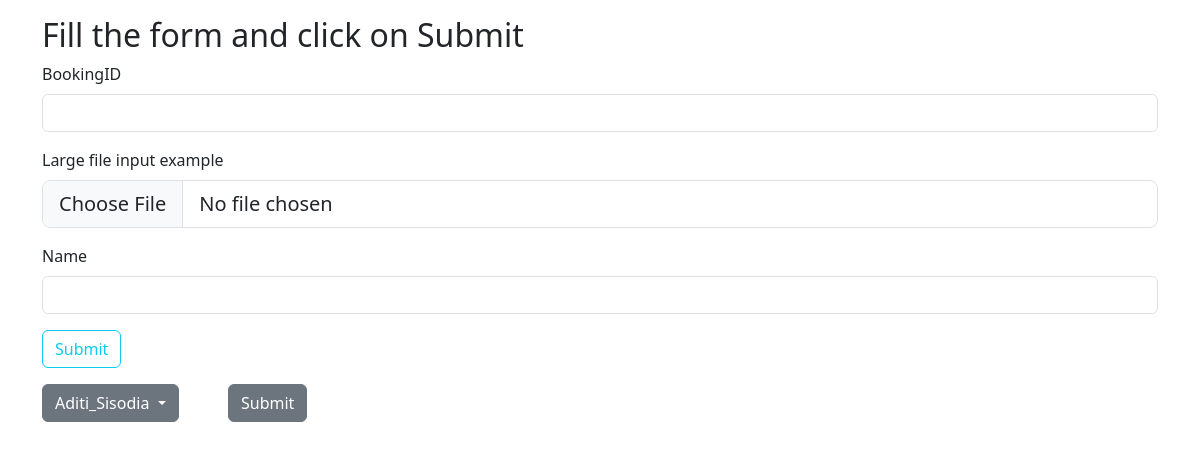
/?booking_id=Aditi_Sisodia, run on an earlier commit of the app's database.
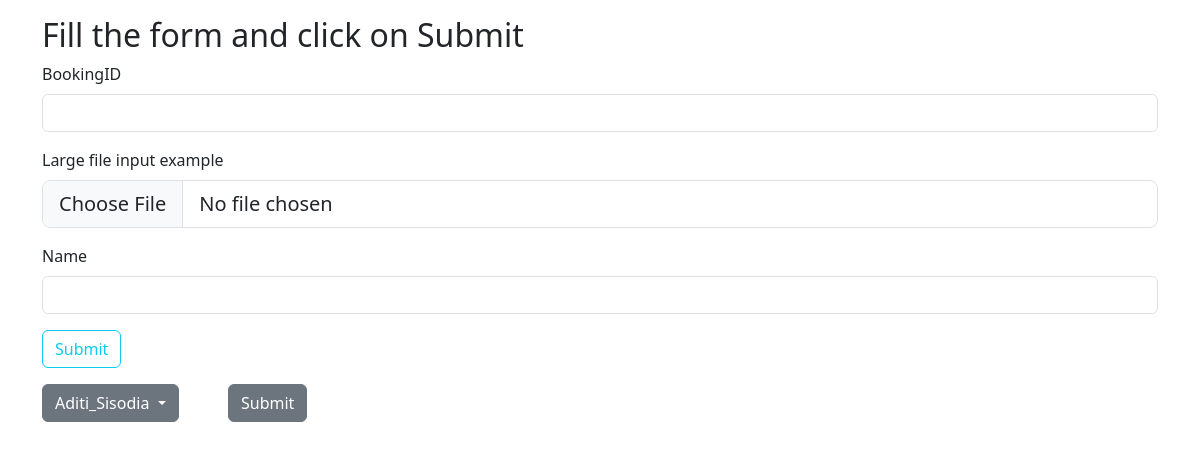
And on a later commit of the database.
### scanner.py (models this page shows, shortened)
class Image(db.Model):
    booking_id=db.Column(db.String(200),nullable=False)
    image_id=db.Column(db.Integer,primary_key=True,autoincrement=True)
    name=db.Column(db.String(200),nullable=False)
    image=db.Column(db.LargeBinary,nullable=False)

### scanner.py (the view)
@app.route("/")
def main():
    try:
        all_bookings = db.session.query(Image.booking_id).distinct().all()
    except Exception as e:
        db.session.rollback()
        flash(str(e), 'error')
    booking_id=request.args.get('booking_id')
    messages=get_flashed_messages(with_categories=True)
    return render_template("index.html",all_bookings=all_bookings,dropdown_placeholder=booking_id or "Drop Down", messages=messages)

### templates/index.html (shortened to what this page needs)
<!DOCTYPE html>
<html lang="en">
<head>
    <link rel="stylesheet" href="https://cdnjs.cloudflare.com/ajax/libs/toastr.js/latest/toastr.min.css">
    <link href="https://cdn.jsdelivr.net/npm/bootstrap@5.3.6/dist/css/bootstrap.min.css" rel="stylesheet">
</head>
<body>
    <div class="container mt-3">
        <h2>Fill the form and click on Submit</h2>
    </div>
    <div class="container mb-3">
        <form action="/image-processing" method="POST" enctype="multipart/form-data">
            <div class="mb-3">
                <label for="bookingID" class="form-label">BookingID</label>
                <input type="text" class="form-control" id="bookingID" name="bookingID" aria-describedby="emailHelp">
            </div>
            <div class="mb-3">
              <label for="formFileLg" class="form-label">Large file input example</label>
              <input class="form-control form-control-lg" id="formFileLg" type="file" name="image">
            </div>
            <div class="mb-3">
                <label for="name" class="form-label">Name</label>
                <input type="text" class="form-control" id="name" name="name">
            </div>
            <button type="submit" class="btn btn-outline-info">Submit</button>
        </form>
    </div>
    <div class="container" style="display:flex; flex-direction:row">
        <div class="dropdown" style="flex:1">
            <button class="btn btn-secondary dropdown-toggle" type="button" data-bs-toggle="dropdown" aria-expanded="false">
                {{dropdown_placeholder}}
            </button>
        </div>
        <div style="flex:5">
            <form action="/entry/{{dropdown_placeholder}}" method="GET">
                <button type="submit" class="btn btn-secondary">Submit</button>
            </form>
        </div>
    </div>
</body>
</html>

What changed in the data, as far as the page shows it:
removed Image: booking "Aditi_Sisodia"
Also different on the page:
{{ dropdown_placeholder }}: (not shown) → "Aditi_Sisodia"
